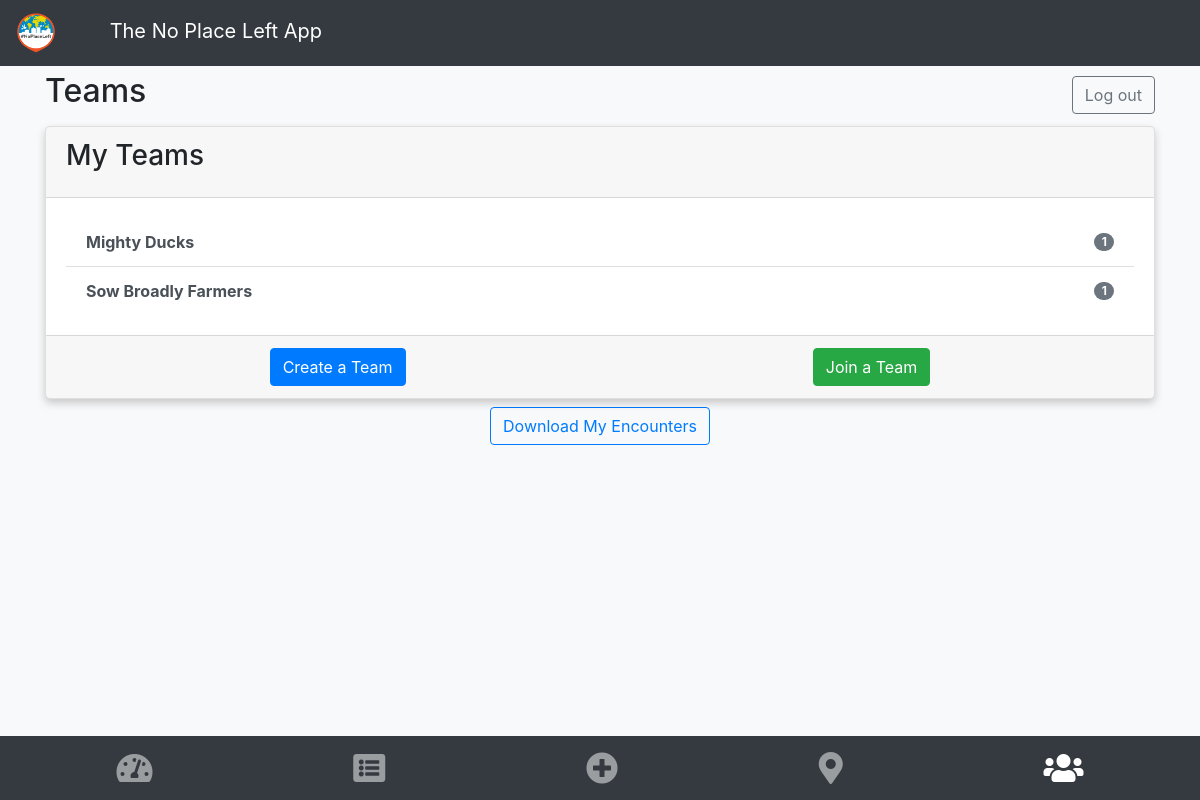
Page /settings/ (signed in) on the committed database.
### npl/models.py (models this page shows, shortened)
class Team(models.Model):
    team_name = models.CharField(max_length=40, unique=True)
    creation_date = models.DateTimeField(auto_now_add=True)
    members = models.ManyToManyField(Laborer)
    number_of_members = models.IntegerField(default=1)

### npl/views.py (the view)
# urls.py: path('settings/', views.view_settings, name="settings"),
def view_settings(request):
    my_laborer_id = get_laborer_id(request)
    my_teams_list = Team.objects.all().filter(members__id=my_laborer_id)
    other_team_members_list = []
    for team in my_teams_list:
        other_team_members = team.members.all().exclude(id=my_laborer_id)
        other_team_members_list.append(other_team_members)
    return render(request, 'npl/settings.html', {'my_teams_list': my_teams_list,
                                                 'other_team_members_list': other_team_members_list,
                                                 })

### npl/views.py (called while the page is built)
def get_laborer_id(request):
    user_id = request.user.id
    return Laborer.objects.get(user__id=user_id).id

### npl/templates/npl/settings.html (shortened to what this page needs)
{% extends "base.html" %}
{% block content %}
<div class="d-flex justify-content-between align-items-center">
    <h2>Teams</h2>
    <a class="btn btn-outline-secondary" href="{% url 'npl:logout' %}">Log out</a>
</div>
<div class="card shadow my-2">
    <div class="card-header d-flex justify-content-between align-items-center">
        <h3 class="card-title">My Teams</h3>
    </div>
    <div class="card-body">
        {% if my_teams_list %}
         <div class="list-group list-group-flush d-flex justify-content-between">
                       {% for team in my_teams_list %}
                    <a class="list-group-item list-group-item-action d-flex justify-content-between align-items-center"
                       href="{% url 'npl:team_detail' team.id %}">
                        <strong>{{team.team_name}}</strong>
                        <span class="badge badge-pill badge-secondary">{{ team.number_of_members }}</span>
                    </a>
                 {% endfor %}
         </div>
        {% else %}
        <p>You haven't joined any teams yet!</p>
        {% endif %}
    </div>
    <div class="card-footer">
        <div class="d-flex justify-content-around">
            <a class="btn btn-primary" href="{% url 'npl:create_team' %}">Create a Team</a>
            <a class="btn btn-success" href="{% url 'npl:join_team' %}">Join a Team</a>
        </div>
  </div>
</div>
<div class="d-flex justify-content-center">
    <a class="btn btn-large btn-outline-primary" href="{% url 'npl:export_my_encounters' %}">Download My Encounters</a>
</div>
<br />
<br />
{% endblock %}

### npl/templates/base.html (style rules this page uses)
.shadow { box-shadow: 0 4px 8px 0 rgba(0,0,0,0.2); border-radius: 5px; }

### rows in the picture
Team: team_name "Mighty Ducks", number_of_members "1"
Team: team_name "Sow Broadly Farmers", number_of_members "1"
